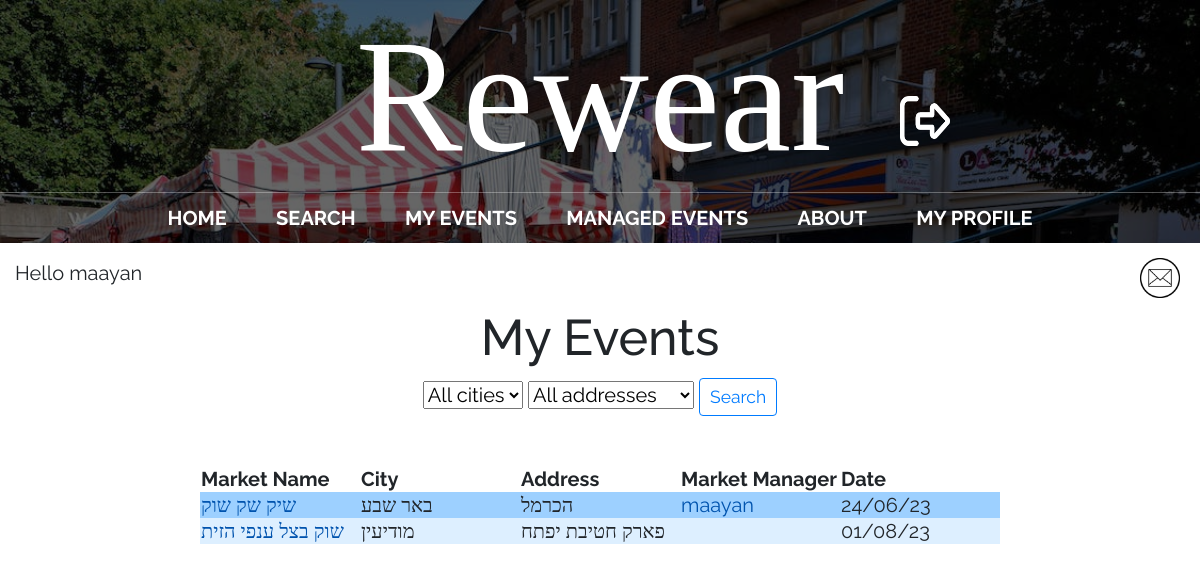
The page /my_events/4/ (signed in) on the database its author committed.
### main/models.py (models this page shows, shortened)
class market(models.Model):
    id = models.AutoField(primary_key=True)
    name = models.CharField(max_length=200, blank=True)
    city = models.CharField(max_length=200, blank=True)
    address = models.CharField(max_length=200, blank=True)
    facebook = models.CharField(max_length=200, default='', blank=True)
    description = models.CharField(max_length=200, default='', blank=True)
    google_location = models.CharField(max_length=1000, default='', blank=True)
    market_manager = models.CharField(max_length=200, default='', blank=True)
    date = models.CharField(max_length=200, default='', blank=True)
    status = models.CharField(max_length=200, default='', blank=True)
    rating = models.CharField(max_length=200, default='', blank=True)
    shirt = models.IntegerField(default=0, blank=True)
    pants = models.IntegerField(default=0, blank=True)
    shoes = models.IntegerField(default=0, blank=True)
    hat = models.IntegerField(default=0, blank=True)
    gloves = models.IntegerField(default=0, blank=True)
    scarf = models.IntegerField(default=0, blank=True)
    jacket = models.IntegerField(default=0, blank=True)
    other = models.IntegerField(default=0, blank=True)
    class Meta:
        app_label = 'main'

### main/views.py (the view)
# urls.py: path("my_events/<uid>/", views.my_events, name="my_events"),
def my_events(response, uid):
    myevents = myEvent.objects.filter(user_id=uid)
    markets = []
    for event in myevents:
        markets.append(market.objects.get(id=event.market_id))
    new_mail = new_messages(response.user.username)
    return render(response, "main/my_events.html", {'markets': markets, 'new_mail': new_mail})

### main/views.py (called while the page is built)
def new_messages(username):
    try:
        messages = Message.objects.filter(recipient=User.objects.filter(username=username)[0])
        for m in messages:
            if not m.is_read:
                return True
        return False
    except:
        return False

### main/templates/main/my_events.html (shortened to what this page needs)
{% extends 'main/base.html' %}
{% load crispy_forms_tags %}
{% block content %}
<center><h1>My Events</h1>
<form method="post" action='/search/'>
	<select name="city" id="city-select" onchange="updateAddressOptions()">
		<option value="All">All cities</option>
	</select>
	<select name="address" id="address-select" onchange="updateCityOptions()">
		<option value="All">All addresses</option>
	</select>
	<input type="submit" value="Search" class="btn btn-outline-primary btn-sm">
</form>
<br />
		<table>
			<tr>
				<th>
					Market Name
				</th>
				<th>
					City
				</th>
				<th>
					Address
				</th>
				<th>
					Market Manager
				</th>
				<th>
					Date
				</th>
			{% for market in markets %}
			<tr class="{% cycle 'blue-row' 'light-blue-row' %}">
				<td>
					<a href="/market_page/{{market.id}}/">{{market.name}}</a>
				</td>
				<td>
					{{market.city}}
				</td>
				<td>
					{{market.address}}
				</td>
				<td>
					<a href="/profile/{{market.market_manager}}/">{{market.market_manager}}</a>
				</td>
				<td>
					{{market.date}}
				</td>
			</tr>
			{% endfor %}
		</table>
</center>
{% endblock %}

### main/templates/main/base.html (shortened to what this page needs)
{% load static %}
<!doctype html>
<html>
	<head>
		<link rel="stylesheet" href="https://stackpath.bootstrapcdn.com/bootstrap/4.3.1/css/bootstrap.min.css">
		<link rel="stylesheet" href="{% static 'css/styles.css' %}">
	</head>
	<body>
	<div id = "content", name = "content">
		<div class="row justify-content-center">
			<div class="col-12">
					<header class="main-header">
						<h1 id="header-title" class="header-name header-name-large" style="text-align: center; position: relative;">Rewear
							{% if user.is_authenticated %}
								<span class="header-photo-wrapper">
									<a href="/logout">
										<img src="{% static 'media/logout.png' %}" alt="logout" class="header-photo" width="50" height="50">
									</a>
								</span>
							{% endif %}
						</h1>
						<nav class="nav main-nav">
							<ul>
								<li><a href="/">Home</a></li>
								{% if user.is_authenticated %}
									<li><a href="/search_page/">Search</a></li>
									<li><a href="/my_events/{{request.user.id}}">My Events</a></li>
								{% endif %}
								{% if user.groups.all.0.name == 'eventManager' or user.groups.all.1.name == 'eventManager' %}
									<li><a href="/managed_events/{{request.user.id}}">Managed Events</a></li>
								{% endif %}
								<li><a href="/about/">About</a></li>
								{% if user.is_authenticated and user.is_superuser %}
									<li><a href="/submissions/">Submissions
									<!--<div style="display: inline-block;">
										<div style="border-radius: 50%; width: 10px; height: 10px; padding: 2px; border: solid; border-color: red;"></div>
									</div>-->
									</a></li>
									<li><a href="/admin/">Administration</a></li>
								{% elif user.is_authenticated and user.is_active%}
								<li><a href="/profile/">My Profile</a></li>
								{% endif %}
							</ul>
						</nav>
					</header>
			{% if user.is_authenticated %}
			<p style="text-align:left;margin:15px;">
				<td><left>Hello {{request.user.username}}</left></td>
				<span style="float:right;">
					{% if new_mail %}
						<a href="/inbox" style="text-decoration:none">
							<img src='{% static "media/new_mail.png" %}' alt="inbox" height=40px width=40px class="animation">&nbsp;
						</a>
					{% else %}
						<a href="/inbox" style="text-decoration:none">
							<img src='{% static "media/mail_icon.png" %}' alt="inbox" height=40px width=40px class="mail_icon">&nbsp;
						</a>
					{% endif %}
				</span>
			</p>
			{% endif %}
				{% block content %}
				{% endblock %}
			</div>
		</div>
	</div>
	</body>
</html>

### static/css/styles.css (style rules this page uses)
* { box-sizing: border-box; font-family: Raleway; }
html, body { margin: 0; padding: 0; }
.nav ul { margin: 0; padding: 0; }
.nav li { display: inline; }
.nav a { display: inline-block; padding: .5em; color: white; text-decoration: none; }
.main-nav { text-align: center; font-size: 1.1em; font-weight: lighter; display: inline; }
.main-nav li { padding: 0 1%; }
.main-header { background-color: rgba(0, 0, 0, .6); background-image: url("../media/Header Background.jpeg"); background-blend-mode: multiply; background-size: cover; }
.header-name { text-align: center; margin: 0; font-size: 4em; font-family: "Arvo"; font-weight: normal; color: white; border-bottom: 1px solid rgba(255, 255, 255, .3) }
.header-name-large { font-size: 8em; }

### main/templates/main/base.html (style rules this page uses)
* { font-size: 20px; }
nav li a { text-transform: uppercase; font-weight: bold; }
.header-photo-wrapper { position: absolute; top: 50%; left: 75%; transition: transform 0.2s ease; opacity: 1; transition: transform 0.2s ease, opacity 0.2s ease; }
.header-photo-wrapper::after { content: "Logout"; position: absolute; top: 105%; left: 50%; transform: translateX(-50%); opacity: 0; transition: opacity 0.2s ease; }
.header-name { text-align: center; position: relative; max-width: 100%; width: 100%; white-space: nowrap; overflow: hidden; text-overflow: ellipsis; }
.mail_icon { transition: transform 0.2s ease; }

### rows shown on the page
market: name "שיק שק שוק", city "באר שבע", address "הכרמל", market_manager "maayan", date "24/06/23"
market: name "שוק בצל ענפי הזית", city "מודיעין", address "פארק חטיבת יפתח", date "01/08/23"

### other values the page prints
{{ request.user.username }} "maayan"
